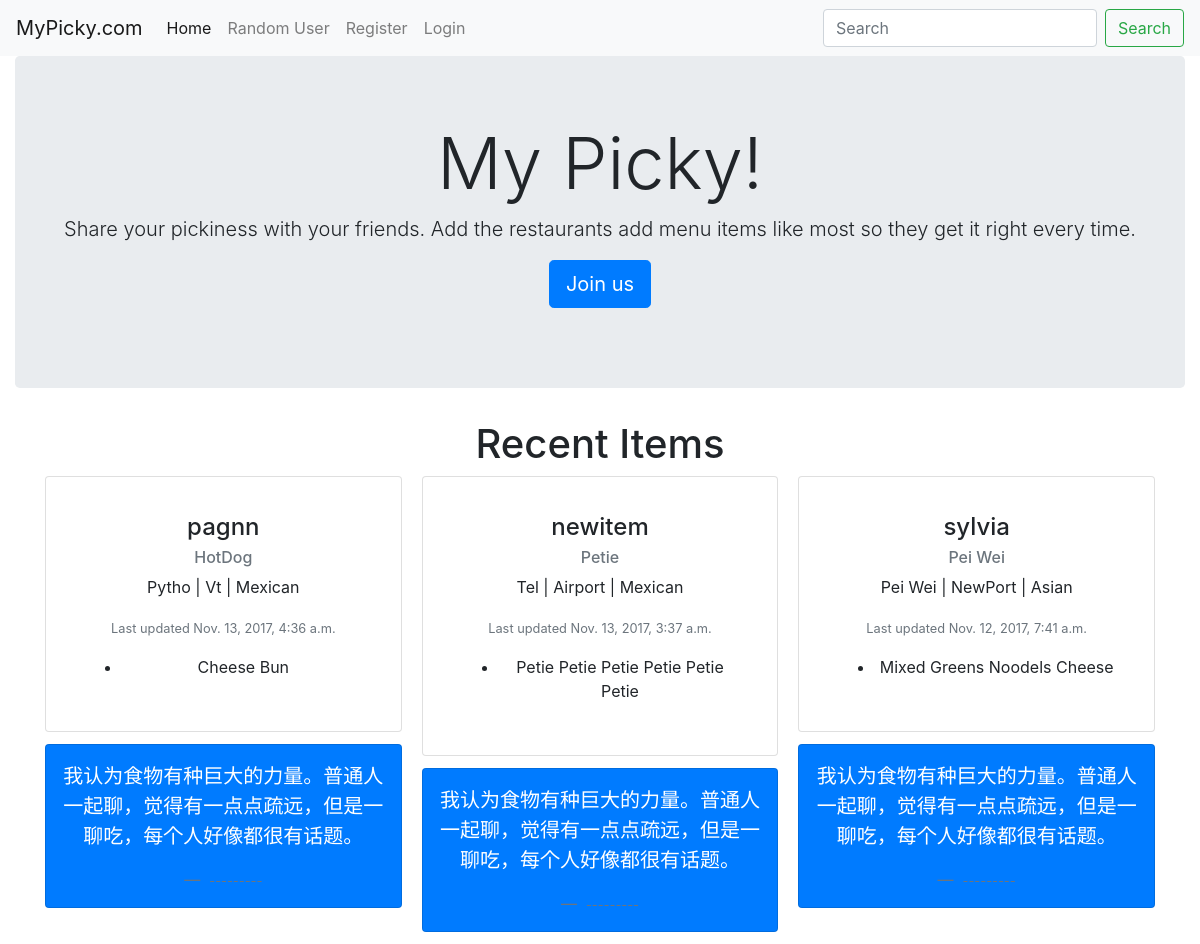
The app's page /, older data.
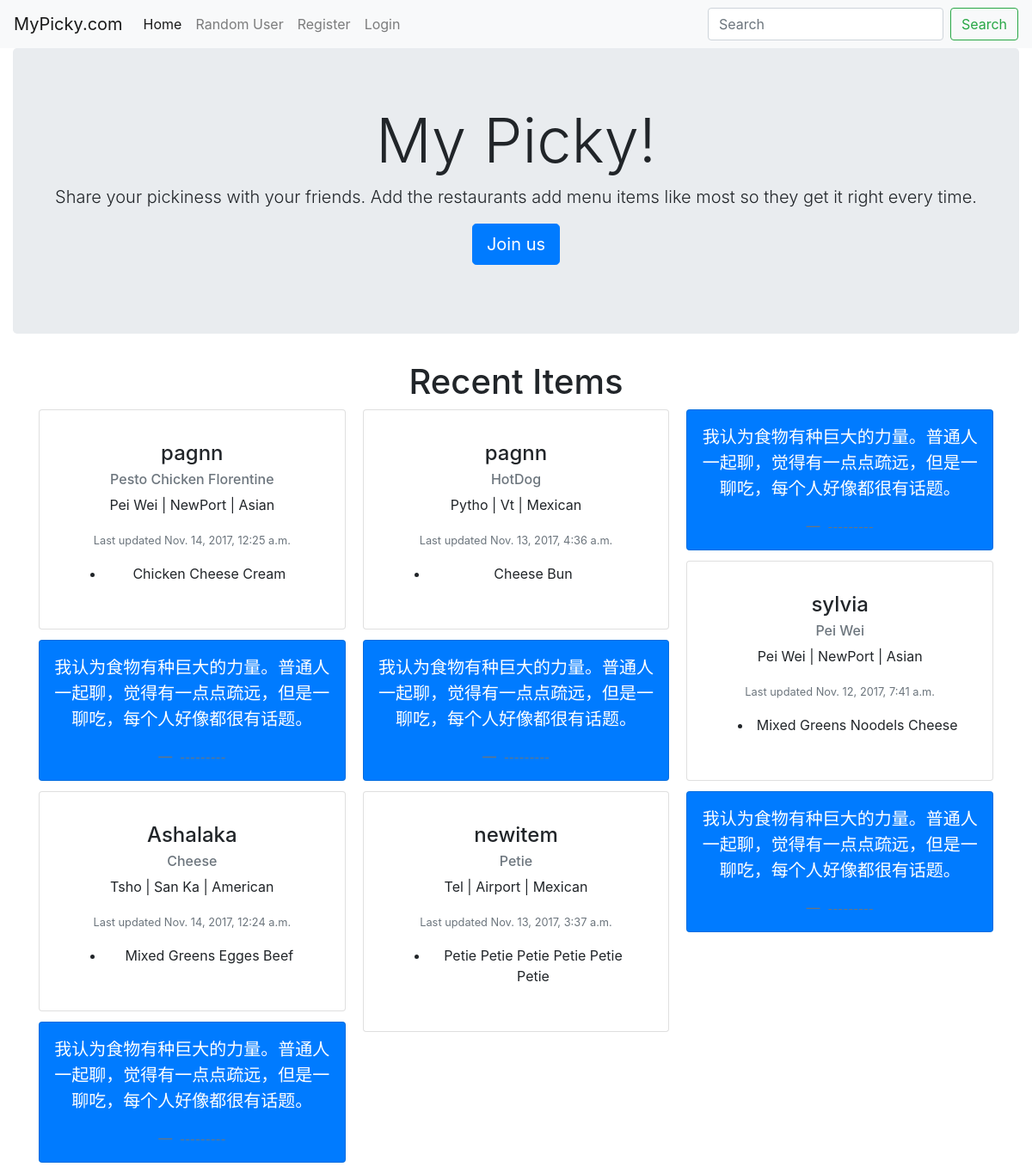
The same page, newer data.
### menus/models.py (models this page shows, shortened)
class Item(models.Model):
	user = models.ForeignKey(settings.AUTH_USER_MODEL)
	restaurant = models.ForeignKey(RestaurantLocation)
	name = models.CharField(max_length=120)
	contents = models.TextField(help_text="Seperate each item by comma.")
	excludes = models.TextField(blank=True,null=True,help_text="Seperate each item by comma.")
	public = models.BooleanField(default=True)
	timestamp =models.DateTimeField(auto_now_add=True)
	updated = models.DateTimeField(auto_now=True)
	class Meta:
		ordering = ['-updated','-timestamp']
	def get_contents(self):
		return self.contents.split(",")
	def __str__(self):
		return self.name

### restaurants/models.py (models this page shows, shortened)
class RestaurantLocation(models.Model):
	owner = models.ForeignKey(User)
	name = models.CharField(max_length=120)
	location = models.CharField(max_length=120,null=True,blank=True)
	category = models.CharField(max_length=120,null=True,blank=True,validators=[validate_category])
	timestamp =models.DateTimeField(auto_now_add=True)
	updated = models.DateTimeField(auto_now=True)
	slug = models.SlugField(null=True,blank=True)
	objects=RestaurantLocationManager()
	@property
	def title(self):
		return self.name

### menus/views.py (the view)
# urls.py: url(r'^$',HomeView.as_view(),name='home'),
class HomeView(View):
	def get(self,request,*args,**kwargs):
		if not request.user.is_authenticated():
			object_list=Item.objects.filter(public=True).order_by("-updated")
			print (object_list)
			return render(request,'home.html',{'object_list':object_list})
		user=request.user
		is_following_user_ids=[x.user.id for x in user.is_following.all()]
		object_list=Item.objects.filter(user__id__in=is_following_user_ids,public=True).order_by("-updated")
		return render(request,'home.html',{'object_list':object_list})

### templates/home.html (shortened to what this page needs)
{% extends "base.html" %}
{% block content %}
<div class="jumbotron">
  <h1 class="display-3">My Picky!</h1>
  <p class="lead">Share your pickiness with your friends. Add the restaurants add menu items like most so they get it right every time.</p>
  <p class="lead">
    <a class="btn btn-primary btn-lg" href="{% url 'register' %}" role="button">Join us</a>
  </p>
</div>
{% if request.user.is_authenticated %}
	<h1>What I am Following</h1>
{% else %}
	<h1>Recent Items</h1>
{% endif %}
<div class='container'>
{% include 'menus/home-feed.html' %}
</div>
{% endblock content %}

### menus/templates/menus/home-feed.html
<div class="card-columns">
{% for obj in object_list %}
		<div class="card p-3">
  			<div class="card-body">
    			<h4 class="card-title">{% if request.user.is_authenticated %}<a href='{% url "profiles:detail" username=obj.user.username %}'>{{ obj.user.username }}</a>{% else %}{{ obj.user.username }}{% endif %}</h4>
    			<h6 class="card-subtitle mb-2 text-muted">{{ obj.name }}</h6>
    			<p class="card-text">{{ obj.restaurant.title }} | {{ obj.restaurant.location}} | {{ obj.restaurant.category }}</p>
				<p>
				<p class="card-text"><small class="text-muted">Last updated {{ obj.updated }}</small></p>
					<ul>
						<li>
						{% for ing in obj.get_contents %}
							<span>{% if request.user.is_authenticated %}<a href='{% url "profiles:detail" username=obj.user.username %}'>{{ ing }}</a>{% else %}{{ ing }}{% endif %}</span>
						{% endfor %}
						</li>
					</ul>
		</div>
	</div>
  	<div class="card bg-primary text-white text-center p-3">
    <blockquote class="blockquote mb-0">
      <p>我认为食物有种巨大的力量。普通人一起聊，觉得有一点点疏远，但是一聊吃，每个人好像都很有话题。</p>
      <footer class="blockquote-footer">
        <small>
          ---<cite title="Source Title">------</cite>
        </small>
      </footer>
    </blockquote>
  </div>
{% endfor %}
</div>

Row changes from the older to the newer data that the page shows:
added Item: user.username "pagnn", name "Pesto Chicken Florentine", restaurant "Pei Wei", restaurant.location "NewPort", restaurant.category "Asian", updated "Nov. 14, 2017, 12:25 a.m.", get_contents "Chicken" "Cheese" "Cream"
added Item: user.username "Ashalaka", name "Cheese", restaurant "Tsho", restaurant.location "San Ka", restaurant.category "American", updated "Nov. 14, 2017, 12:24 a.m.", get_contents "Mixed Greens" "Egges" "Beef"
